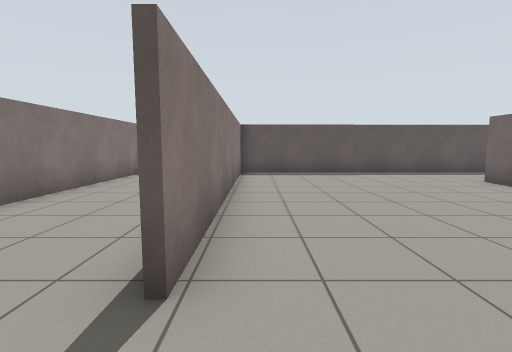
View 1 (above)

22 first-person views from a walk through a world built for the Gazebo simulator. The camera is 1 m above the floor, tilts 6° down and sees 85° across. The floor is counted in squares, 1 m on a side. Each view is taken from the middle of a square. On the plan, view 1 faces up. The plan holds only what a view shows up to about 11 squares ahead; the rest is blank. Simple shapes stand in for some stock models.

View 2
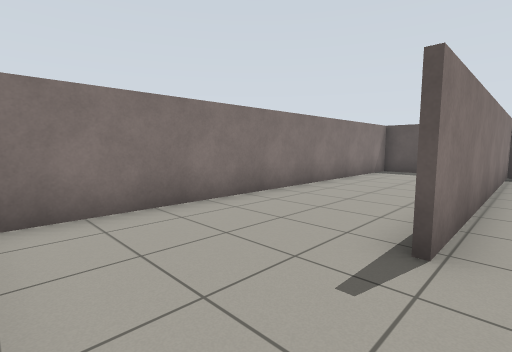

View 3
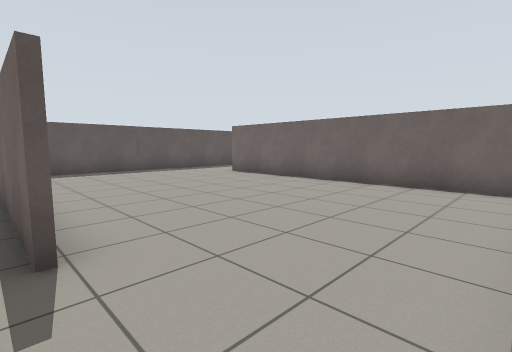

View 4
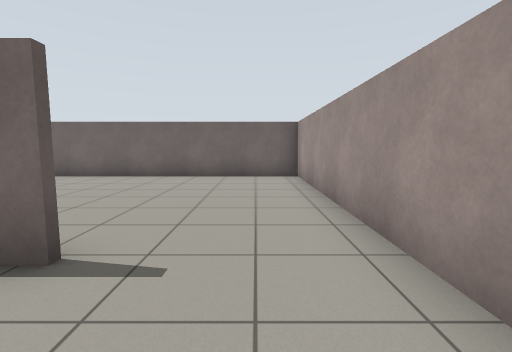

View 5
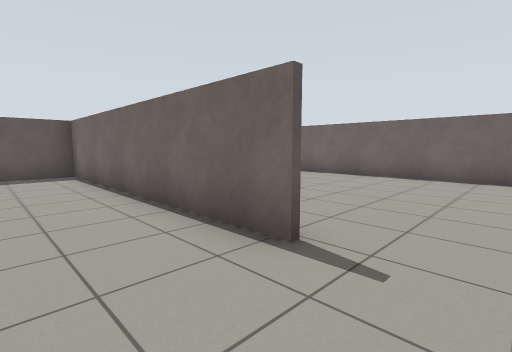

View 6
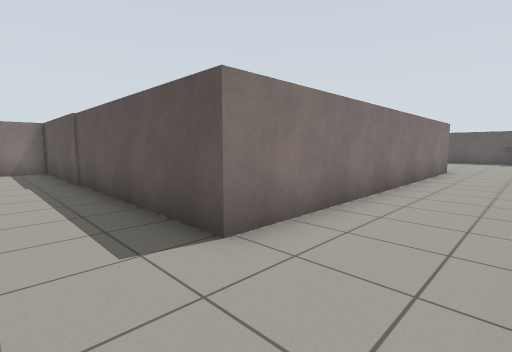

View 7
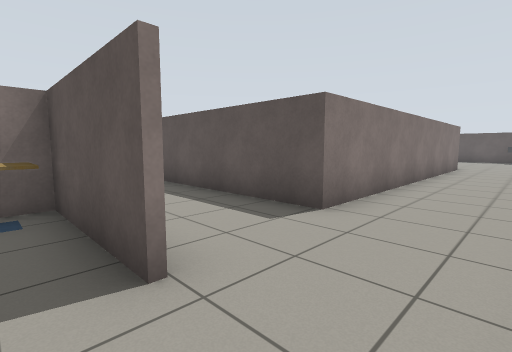

View 8
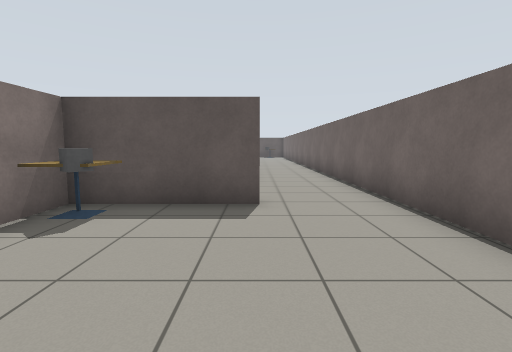

View 9
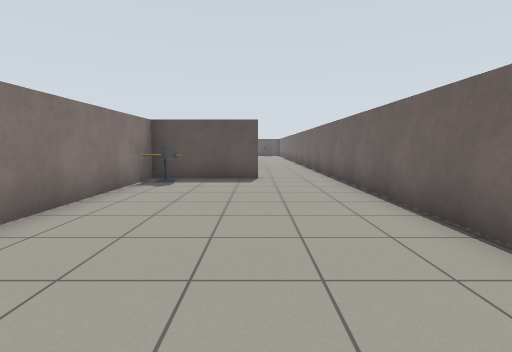

View 10
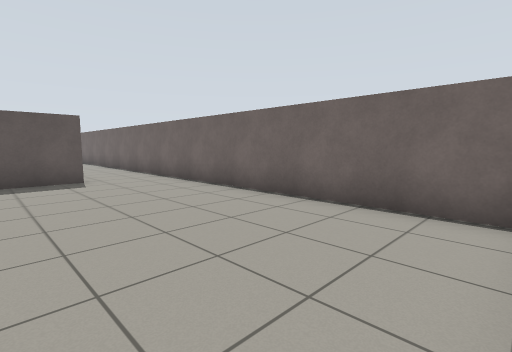

View 11
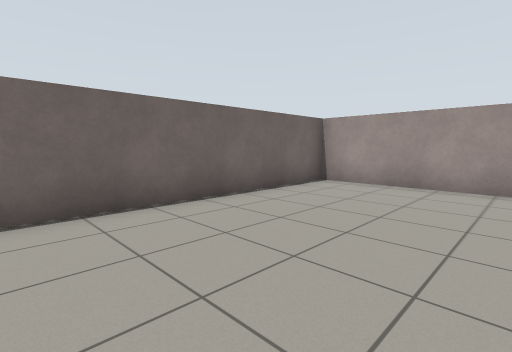

View 12
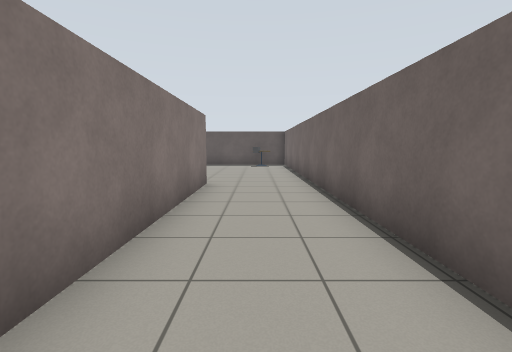

View 13
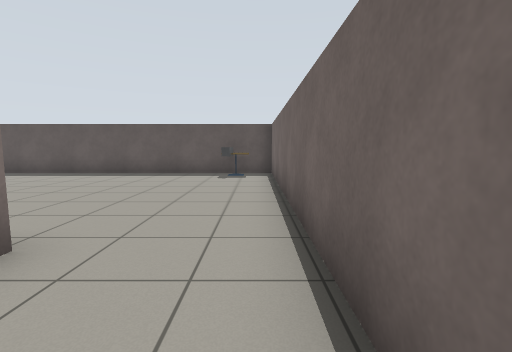

View 14
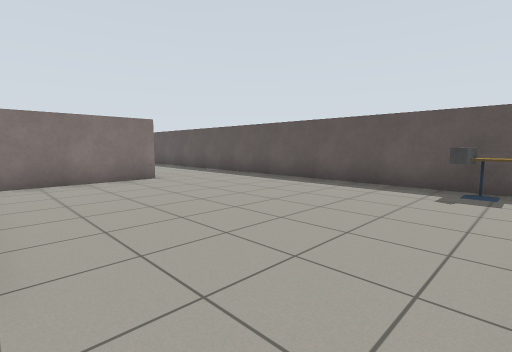

View 15
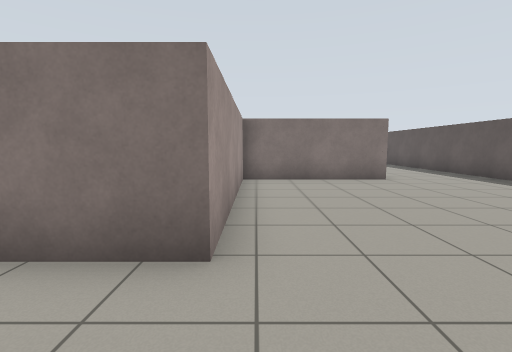

View 16
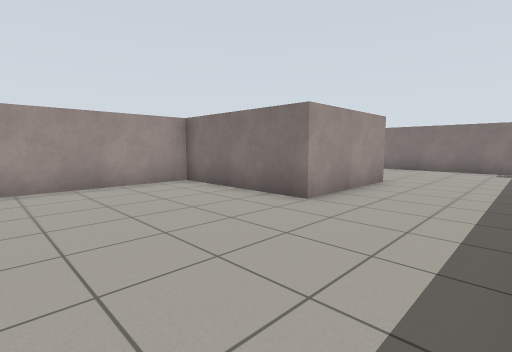

View 17
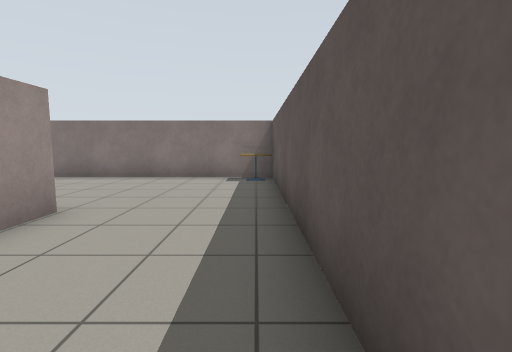

View 18
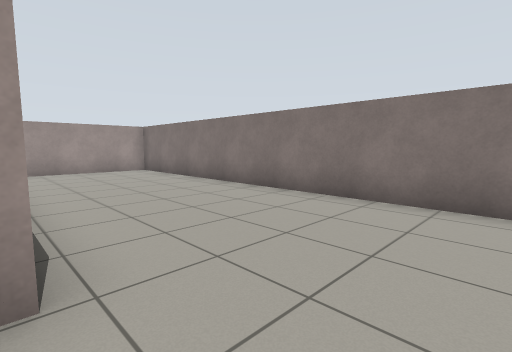

View 19
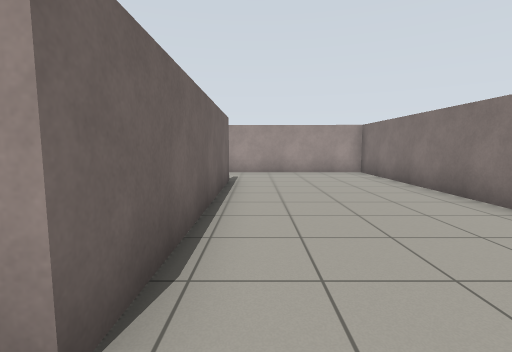

View 20
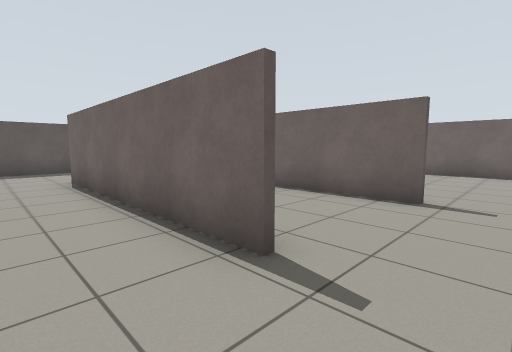

View 21
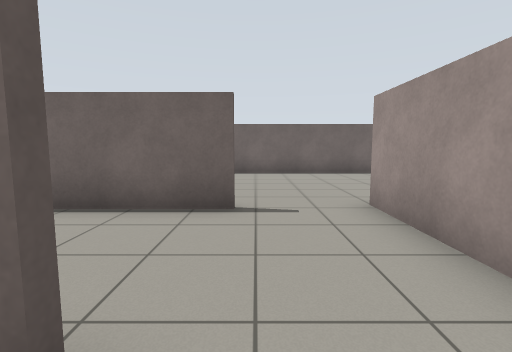

View 22
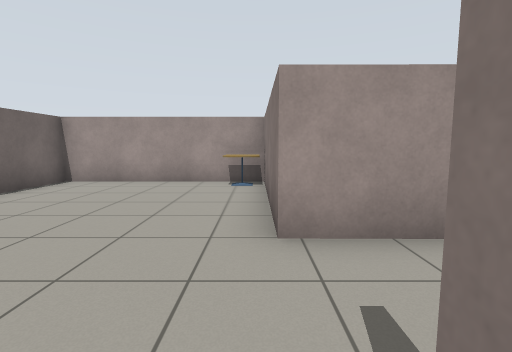

### Floor plan
Ten units are one square. View 1 is at (0, 0); x grows to the right and y downward. Boxes are objects, and circles mark ways between rooms. Rooms are numbered by the first view taken in them; rooms with no view inside come last. Other rooms are left out.
<svg viewBox="-56 -300 187 319">
<path fill="none" stroke="#000" d="M67 -78 67 -66M-7 -16 -7 -107M-6 -109 -6 -16M-44 -104 -44 9M-16 14 66 14 66 -80M126 -76 126 -141M126 -156 126 -216M97 -216 97 -109 -40 -109M82 14 126 14 126 -76M101 -78 67 -78M67 -66 67 -25M55 -216 97 -216M-2 -186 -2 -260 36 -260 36 -215M126 -216 126 -295 -51 -295 -51 -161 -4 -160M38 -160 38 -129M38 -110 95 -110 95 -199"/>
<rect x="65" y="-75" width="10" height="10" fill="#bbb"><title>cafe table</title></rect>
<rect x="75" y="-75" width="10" height="10" fill="#bbb"><title>marker</title></rect>
<rect x="-45" y="-295" width="10" height="10" fill="#bbb"><title>other object</title></rect>
<rect x="105" y="-285" width="10" height="10" fill="#bbb"><title>marker</title></rect>
<rect x="105" y="-295" width="10" height="10" fill="#bbb"><title>cafe table</title></rect>
<rect x="35" y="-125" width="20" height="10" fill="#bbb"><title>cafe table</title></rect>
<circle cx="115" cy="-80" r="3" fill="#2a7"/>
<circle cx="115" cy="-210" r="3" fill="#2a7"/>
<text x="30" y="-60">1</text>
<text x="100" y="-30">2</text>
<text x="40" y="-250">3</text>
<text x="70" y="-160">4</text>
</svg>
Room 1 opens to room 2. Room 1 opens to room 3.

Where each view was taken, in squares from view 1:
view 1: 0 up, 0 right, facing up
view 2: 1 down, 0 right, facing up-left
view 3: 1 down, 1 left, facing up-right
view 4: 0 up, 3 left, facing right
view 5: 0 up, 3 left, facing up-right
view 6: 9 up, 12 right, facing up-left
view 7: 7 up, 12 right, facing up-left
view 8: 3 up, 10 right, facing up
view 9: 1 down, 10 right, facing up
view 10: 1 down, 8 right, facing up-right
view 11: 6 up, 8 right, facing down-right
view 12: 14 up, 11 right, facing up
view 13: 19 up, 12 right, facing up
view 14: 22 up, 12 right, facing up-left
view 15: 22 up, 12 right, facing left
view 16: 29 up, 8 right, facing down-left
view 17: 29 up, 4 right, facing left
view 18: 28 up, 0 right, facing down-left
view 19: 27 up, 1 left, facing down
view 20: 17 up, 2 left, facing up-right
view 21: 18 up, 1 left, facing right
view 22: 19 up, 4 right, facing down
